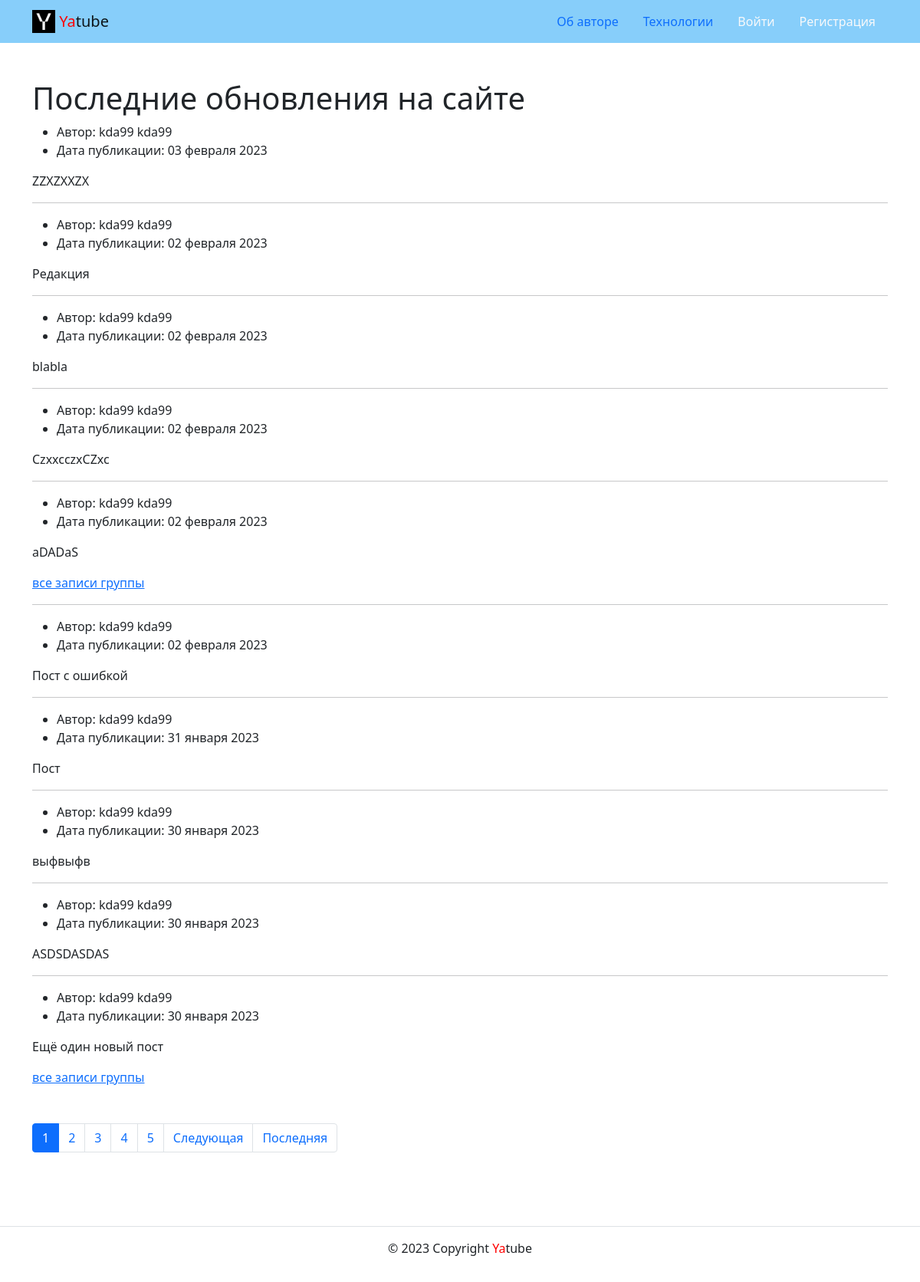
The page / on the database its author committed.
### posts/models.py (models this page shows)
class Post(models.Model):
    text = models.TextField(verbose_name='Текст')
    pub_date = models.DateTimeField(auto_now_add=True)
    author = models.ForeignKey(
        User,
        on_delete=models.CASCADE,
        related_name='posts'
    )
    group = models.ForeignKey(
        Group,
        on_delete=models.SET_NULL,
        blank=True,
        null=True,
        related_name='posts',
        verbose_name='Группа',
    )

### posts/views.py (the view)
# urls.py: path('', views.index, name='index'),
def index(request):
    post_list = Post.objects.all().order_by('-pub_date')
    page_obj = my_paginator(request, post_list)
    context = {
        'page_obj': page_obj,
    }
    return render(request, 'posts/index.html', context)

### core/context_processors/year.py (called while the page is built)
def year(request):
    currentYear = datetime.now().year
    return {'year': currentYear}

### posts/utils.py (called while the page is built)
def my_paginator(request, post_list):
    paginator = Paginator(post_list, 10)
    page_number = request.GET.get('page')
    return paginator.get_page(page_number)

### templates/posts/index.html (shortened to what this page needs)
{% extends 'base.html' %}
{% block topic %}
  <h1>Последние обновления на сайте</h1>
{% endblock %}
{% block content %}
  {% for post in page_obj %}
    <article>
    <ul>
      <li>
        Автор: {{ post.author.get_full_name }}
      </li>
      <li>
        Дата публикации: {{ post.pub_date|date:"d E Y" }}
      </li>
    </ul>
    <p>{{ post.text|linebreaksbr }}</p>
    {% if post.group %}
    <a href="{% url 'posts:group_list' post.group.slug %}">все записи группы</a>
    {% endif %}
    </article>
    {% if not forloop.last %}<hr>{% endif %}
  {% endfor %}
{% include 'posts/includes/paginator.html' %}
{% endblock %}

### rows shown on the page
Post: author.get_full_name "kda99 kda99", pub_date "03 февраля 2023", text "ZZXZXXZX"
Post: author.get_full_name "kda99 kda99", pub_date "02 февраля 2023", text "Редакция"
Post: author.get_full_name "kda99 kda99", pub_date "02 февраля 2023", text "blabla"
Post: author.get_full_name "kda99 kda99", pub_date "02 февраля 2023", text "CzxxcczxCZxc"
Post: author.get_full_name "kda99 kda99", pub_date "02 февраля 2023", text "aDADaS", shows "все записи группы"
Post: author.get_full_name "kda99 kda99", pub_date "02 февраля 2023", text "Пост с ошибкой"
Post: author.get_full_name "kda99 kda99", pub_date "31 января 2023", text "Пост"
Post: author.get_full_name "kda99 kda99", pub_date "30 января 2023", text "выфвыфв"
Post: author.get_full_name "kda99 kda99", pub_date "30 января 2023", text "ASDSDASDAS"
Post: author.get_full_name "kda99 kda99", pub_date "30 января 2023", text "Ещё один новый пост", shows "все записи группы"

### other values the page prints
{{ i }} "1"
{{ i }} "2" "3" "4" "5"
